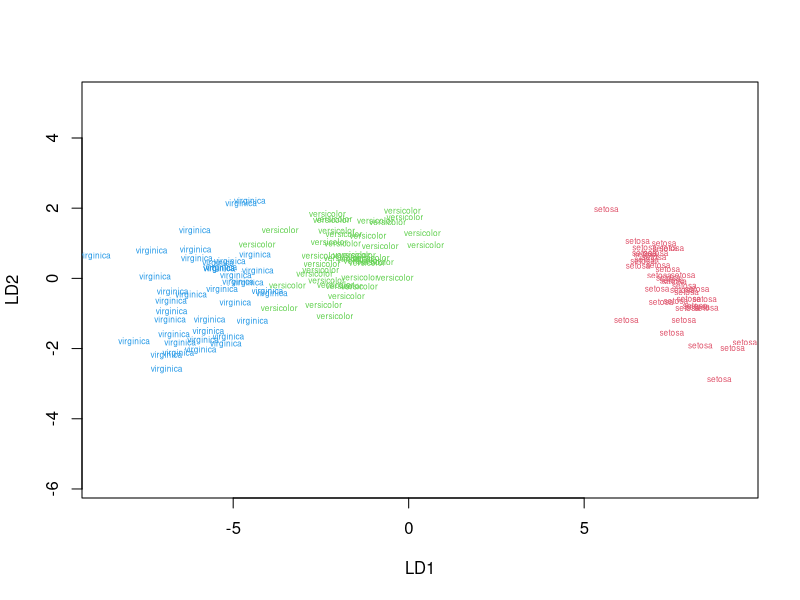
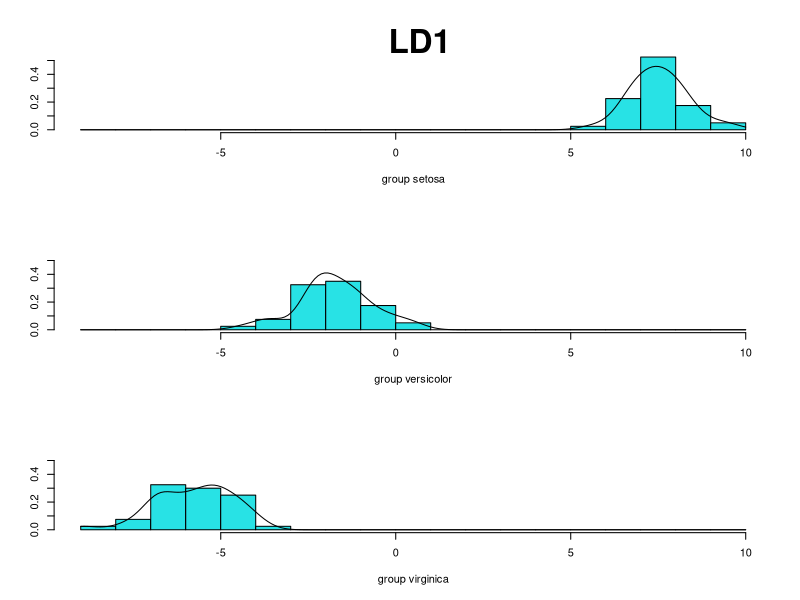
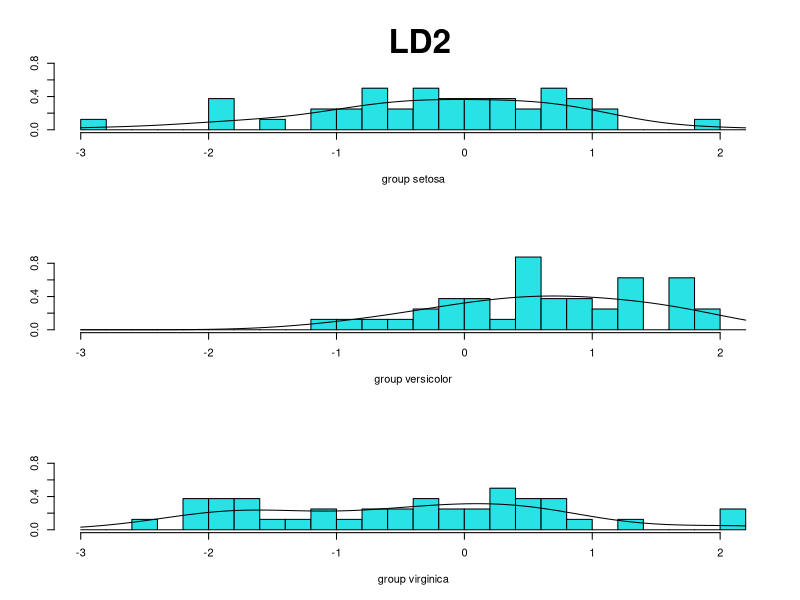

Write R code to recreate these figures, in order.
## ---- chunk 1
options(digits = 5, width = 100)
## ---- chunk 2
# Set random seed
set.seed(12345)

# Packages
library(MASS) # for lad, qda
## ---- chunk 3
dim(iris)
head(iris)
proportions(table(iris$Species))
## ---- chunk 4
str(iris)
## ---- chunk 5
nr <- nrow(iris)
train.id <- sample(nr, nr * 0.8)

training <- iris[train.id, ]
testing <- iris[-train.id, ]
## ---- chunk 6
dim(training)
dim(testing)
## ---- chunk 7
options(max.print = 20)
## ---- chunk 8
lda.mod <- lda(Species ~ ., training, prior = c(1,1,1)/3)
## ---- chunk 9
lda.mod
## ---- chunk 10
#| fig-width: 7

plot(lda.mod, col = as.integer(training$Species)+1, cex = 0.5)
## ---- chunk 11
lda.fit <- predict(lda.mod)
lda.fit 
## ---- chunk 12
#| fig-height: 7

ldahist(lda.fit$x[, 1], g = training$Species, type = "both")
title("LD1", cex.main = 2)
## ---- chunk 13
#| fig-height: 7

ldahist(lda.fit$x[, 2], g = training$Species, type = "both")
title("LD2", cex.main = 2)
## ---- chunk 14
(Z <- lda.mod$scaling)
X <- model.matrix(Species ~ ., training)[, -1]
center <- t(lda.mod$prior) %*% lda.mod$means
Xc <- scale(X, center = center, scale = FALSE)
LD <- Xc %*% Z
LD
all.equal(LD, lda.fit$x)
## ---- chunk 15
lda.pred <- predict(lda.mod, testing)
lda.pred
## ---- chunk 16
table(Reality = testing$Species, Prediction = lda.pred$class)
mean(testing$Species == lda.pred$class)
